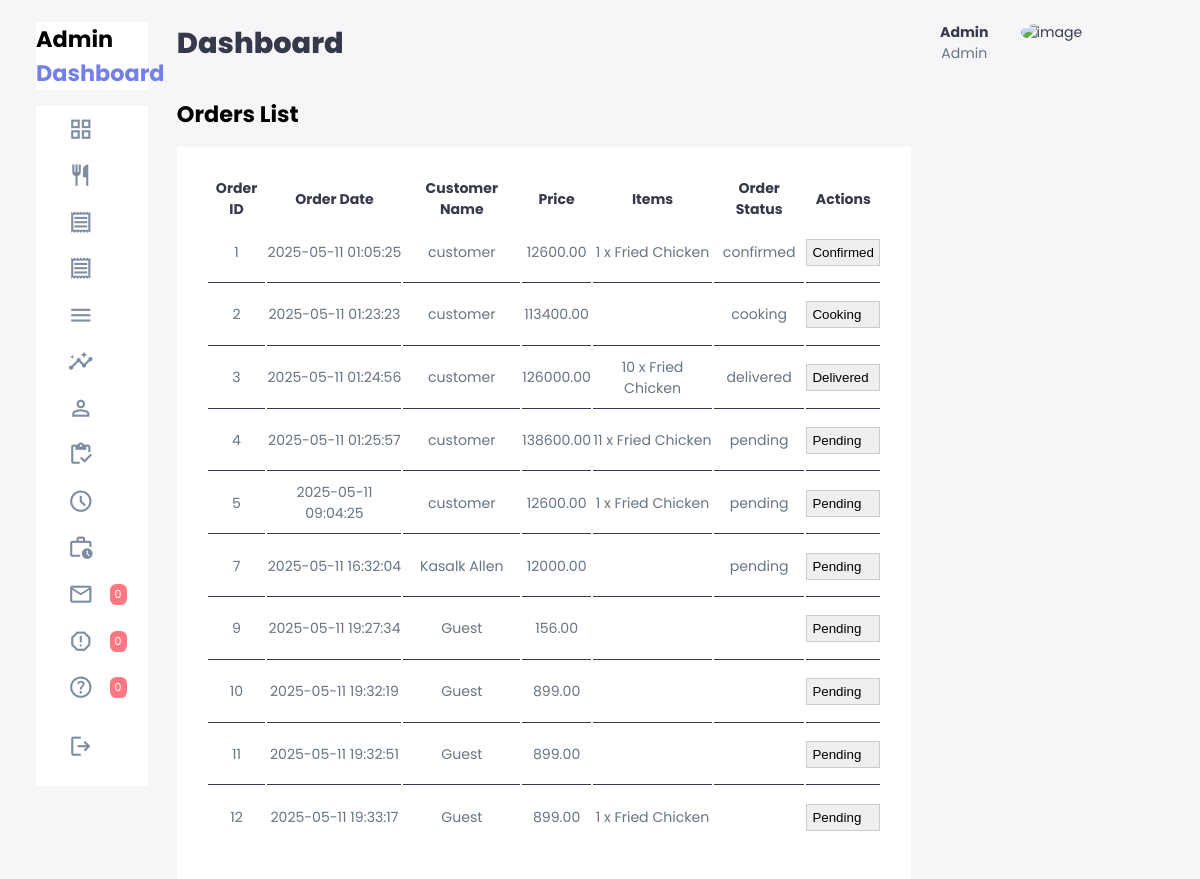
Page /admin/orders.php (signed in) on the committed database.
### tables this page shows
CREATE TABLE `orders` (
  `id` int(11) NOT NULL,
  `user_id` int(11) DEFAULT NULL,
  `reservation_id` varchar(200) DEFAULT NULL,
  `total` decimal(10,2) NOT NULL,
  `status` enum('pending','confirmed','cooking','ready','delivered','cancelled') DEFAULT 'pending',
  `created_at` datetime NOT NULL
);

CREATE TABLE `users` (
  `id` int(11) NOT NULL,
  `full_name` varchar(255) NOT NULL,
  `email` varchar(255) NOT NULL,
  `password` varchar(255) NOT NULL,
  `phone_number` varchar(15) DEFAULT NULL,
  `address` text DEFAULT NULL,
  `position` varchar(200) NOT NULL,
  `role` enum('Customer','Staff','Admin') DEFAULT 'Customer',
  `created_at` timestamp NOT NULL DEFAULT current_timestamp(),
  `updated_at` timestamp NOT NULL DEFAULT current_timestamp() ON UPDATE current_timestamp()
);

CREATE TABLE `order_items` (
  `id` int(11) NOT NULL,
  `order_id` int(11) NOT NULL,
  `menu_item_id` int(11) DEFAULT NULL,
  `menu_item_id_n` varchar(200) NOT NULL,
  `quantity` int(11) NOT NULL,
  `price` decimal(10,2) NOT NULL
);

CREATE TABLE `menus` (
  `m_id` int(11) NOT NULL,
  `id` varchar(255) NOT NULL,
  `name` varchar(255) DEFAULT NULL,
  `type` varchar(100) DEFAULT NULL,
  `price` varchar(255) DEFAULT NULL,
  `description` varchar(255) DEFAULT NULL,
  `image` varchar(255) DEFAULT NULL
);

### admin/orders.php (the view, shortened to what this page needs)
<?php
require_once '../config/database.php';
?>
<!DOCTYPE html>
<html lang="en">
<?php
    require_once './includes/header.php';
?>
<body>
    <div class="container">
        <?php require_once './includes/sidenav.php'; ?>
        <main>
            <h1>Dashboard</h1>
            <div class="recent-order reservation-table">
                <h2>Orders List</h2>
                <table>
                    <thead>
                        <tr>
                            <th>Order ID</th>
                            <th>Order Date</th>
                            <th>Customer Name</th>
                            <th>Price</th>
                            <th>Items</th>
                            <th>Order Status</th>
                            <th>Actions</th>
                        </tr>
                    </thead>
                    <tbody>
                        <?php
                        $query = "SELECT o.id, o.created_at, o.total, o.status, u.full_name as customer_name
                                  FROM orders o
                                  LEFT JOIN users u ON o.user_id = u.id";
                        $result = $mysqli->query($query);
                        if ($result->num_rows > 0) {
                            while ($row = $result->fetch_assoc()) {
                                $order_id = $row['id'];
                                $items_query = "SELECT oi.quantity, m.name as item_name
                                               FROM order_items oi
                                               JOIN menus m ON oi.menu_item_id_n = m.id
                                               WHERE oi.order_id = $order_id";
                                $items_result = $mysqli->query($items_query);
                                $items_display = '';
                                if ($items_result->num_rows > 0) {
                                    while ($item_row = $items_result->fetch_assoc()) {
                                        $items_display .= $item_row['quantity'] . ' x ' . $item_row['item_name'] . '<br>';
                                    }
                                }
                        ?>
                                <tr>
                                    <td><?php echo htmlspecialchars($row['id']); ?></td>
                                    <td><?php echo htmlspecialchars($row['created_at']); ?></td>
                                    <td><?php echo htmlspecialchars($row['customer_name'] ?: 'Guest'); ?></td>
                                    <td><?php echo htmlspecialchars($row['total']); ?></td>
                                    <td><?php echo $items_display; ?></td>
                                    <td><?php echo htmlspecialchars($row['status']); ?></td>
                                    <td>
                                        <select class="status-select" data-order-id="<?php echo htmlspecialchars($row['id']); ?>" style="border: 1px solid #ccc; padding: 5px;">
                                            <option value="pending" <?php echo $row['status'] == 'pending' ? 'selected' : ''; ?>>Pending</option>
                                            <option value="confirmed" <?php echo $row['status'] == 'confirmed' ? 'selected' : ''; ?>>Confirmed</option>
                                            <option value="cooking" <?php echo $row['status'] == 'cooking' ? 'selected' : ''; ?>>Cooking</option>
                                            <option value="delivered" <?php echo $row['status'] == 'delivered' ? 'selected' : ''; ?>>Delivered</option>
                                        </select>
                                    </td>
                                </tr>
                            <?php }
                        } else {
                            echo "<tr><td colspan='7'>No orders found.</td></tr>";
                        }
                        ?>
                    </tbody>
                </table>
            </div>
        </main>
        <?php require_once './includes/right-sidenav.php'; ?>
    </div>
</body>
</html>

### public/assets/css/admin.css (style rules this page uses)
:root { --clr-primary: #7380ec; --clr-danger: #ff7782; --clr-success: #41f1b6; --clr-white: #fff; --clr-info-dark: #7d8da1; --clr-info-light: #dce1eb; --clr-dark: #363949; --clr-warning: #ff4edc; --clr-light: rgba(132, 139, 200, 0.18); --clr-primary-variant: #111e88; --clr-dark-variant: #677483; --clr-color-background: #f6f6f9; --card-border-radius: 2rem; --border-radius-1: 0.4rem; --border-radius-2: 0.8rem; --border-radius-3: 1.2rem; --card-padding: 1.8rem; --padding-1: 1.2rem; --box-shadow: 0 2rem 3rem var(--clr-light); }
* { margin: 0; padding: 0; box-sizing: border-box; text-decoration: none; border: none; list-style: none; appearance: none; }
body { font-family: 'Poppins', sans-serif; width: 100vw; height: 100vh; font-size: .88rem; user-select: none; overflow-x: hidden; background: var(--clr-color-background); }
.container { display: grid; grid-template-columns: 14rem auto 14rem; width: 96%; gap: 1.8rem; margin: 0 auto; }
h1 { font-weight: 800; font-size: 1.8rem; }
h2 { font-size: 1.4rem; }
main { margin-top: 1.4rem; width: auto; }
main h1 { color: var(--clr-dark); }
main .recent-order { margin-top: 2rem; }
main .recent-order table { background-color: var(--clr-white); width: 100%; padding: var(--card-padding); text-align: center; transition: all .3s ease; color: var(--clr-dark); margin-top: 1rem; }
main table tbody tr { height: 3.8rem; border-bottom: 1px solid var(--clr-white); color: var(--clr-dark-variant); }
main table tbody tr:last-child td { border: none; }
main table tbody td { height: 3.8rem; border-bottom: 1px solid var(--clr-dark); }
@media screen and (max-width: 1200px) { .container { width: 94%; grid-template-columns: 7rem auto 14rem; } }

### rows in the picture
orders: id "1", created_at "2025-05-11 01:05:25", user.full_name "customer", total "12600.00", status "confirmed", status+id "Confirmed"
order_items: quantity "1", menus.name "Fried Chicken"
orders: id "2", created_at "2025-05-11 01:23:23", user.full_name "customer", total "113400.00", status "cooking", status+id "Cooking"
orders: id "3", created_at "2025-05-11 01:24:56", user.full_name "customer", total "126000.00", status "delivered", status+id "Delivered"
order_items: quantity "10", menus.name "Fried Chicken"
orders: id "4", created_at "2025-05-11 01:25:57", user.full_name "customer", total "138600.00", status "pending", status+id "Pending"
order_items: quantity "11", menus.name "Fried Chicken"
orders: id "5", created_at "2025-05-11 09:04:25", user.full_name "customer", total "12600.00", status "pending", status+id "Pending"
order_items: quantity "1", menus.name "Fried Chicken"
orders: id "7", created_at "2025-05-11 16:32:04", user.full_name "Kasalk Allen", total "12000.00", status "pending", status+id "Pending"
orders: id "9", created_at "2025-05-11 19:27:34", customer_name "Guest", total "156.00", id "Pending"
orders: id "10", created_at "2025-05-11 19:32:19", customer_name "Guest", total "899.00", id "Pending"
orders: id "11", created_at "2025-05-11 19:32:51", customer_name "Guest", total "899.00", id "Pending"
orders: id "12", created_at "2025-05-11 19:33:17", customer_name "Guest", total "899.00", id "Pending"
order_items: quantity "1", menus.name "Fried Chicken"

### other values in the picture
$support_count "0"
$feedback_count "0"
